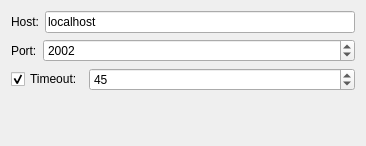
<ui version="4.0" >
 <class>Form</class>
 <widget class="QWidget" name="Form" >
  <property name="geometry" >
   <rect>
    <x>0</x>
    <y>0</y>
    <width>366</width>
    <height>146</height>
   </rect>
  </property>
  <property name="windowTitle" >
   <string>Form</string>
  </property>
  <layout class="QHBoxLayout" >
   <item>
    <layout class="QVBoxLayout" >
     <item>
      <layout class="QHBoxLayout" >
       <item>
        <widget class="QLabel" name="label" >
         <property name="text" >
          <string>Host:</string>
         </property>
        </widget>
       </item>
       <item>
        <widget class="QLineEdit" name="hostEdit" >
         <property name="text" >
          <string>localhost</string>
         </property>
        </widget>
       </item>
      </layout>
     </item>
     <item>
      <layout class="QHBoxLayout" >
       <item>
        <widget class="QLabel" name="label_2" >
         <property name="text" >
          <string>Port:</string>
         </property>
        </widget>
       </item>
       <item>
        <widget class="QSpinBox" name="portEdit" >
         <property name="sizePolicy" >
          <sizepolicy vsizetype="Fixed" hsizetype="Expanding" >
           <horstretch>0</horstretch>
           <verstretch>0</verstretch>
          </sizepolicy>
         </property>
         <property name="maximum" >
          <number>32767</number>
         </property>
         <property name="value" >
          <number>2002</number>
         </property>
        </widget>
       </item>
      </layout>
     </item>
     <item>
      <layout class="QHBoxLayout" >
       <item>
        <widget class="QCheckBox" name="timeoutCheckBox" >
         <property name="text" >
          <string>Timeout:</string>
         </property>
         <property name="checked" >
          <bool>true</bool>
         </property>
        </widget>
       </item>
       <item>
        <widget class="QSpinBox" name="timeoutEdit" >
         <property name="sizePolicy" >
          <sizepolicy vsizetype="Fixed" hsizetype="Expanding" >
           <horstretch>0</horstretch>
           <verstretch>0</verstretch>
          </sizepolicy>
         </property>
         <property name="maximum" >
          <number>32767</number>
         </property>
         <property name="value" >
          <number>45</number>
         </property>
        </widget>
       </item>
      </layout>
     </item>
     <item>
      <spacer>
       <property name="orientation" >
        <enum>Qt::Vertical</enum>
       </property>
       <property name="sizeHint" >
        <size>
         <width>20</width>
         <height>40</height>
        </size>
       </property>
      </spacer>
     </item>
    </layout>
   </item>
  </layout>
 </widget>
 <resources/>
 <connections>
  <connection>
   <sender>timeoutCheckBox</sender>
   <signal>toggled(bool)</signal>
   <receiver>timeoutEdit</receiver>
   <slot>setEnabled(bool)</slot>
   <hints>
    <hint type="sourcelabel" >
     <x>38</x>
     <y>85</y>
    </hint>
    <hint type="destinationlabel" >
     <x>144</x>
     <y>85</y>
    </hint>
   </hints>
  </connection>
 </connections>
</ui>
